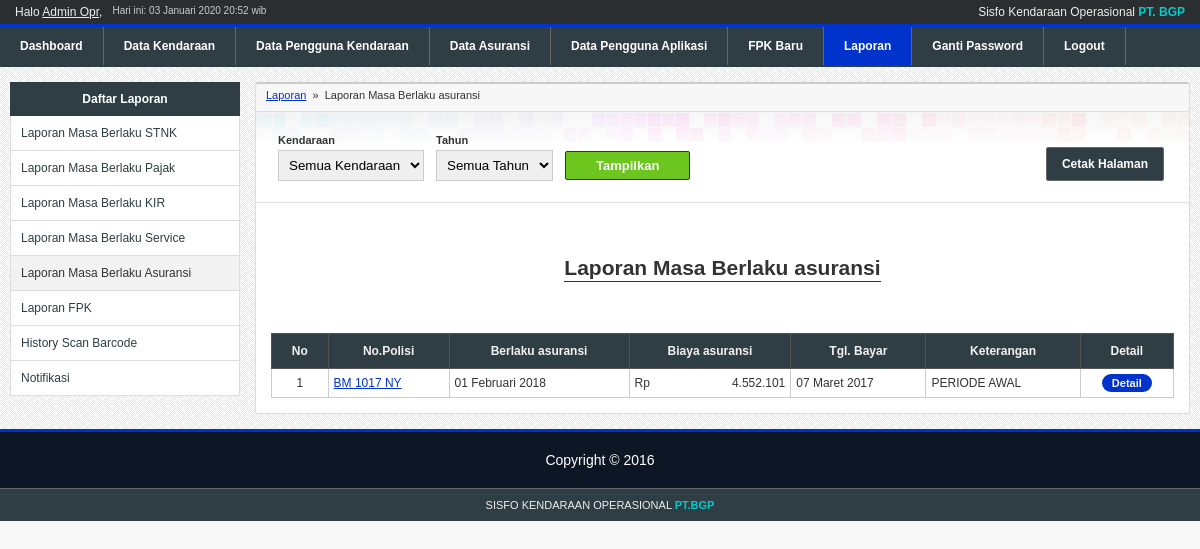
Page /skripsi/apps/laporan/index.php?sub=asuransi.php (signed in) on the committed database.
### tables this page shows
CREATE TABLE IF NOT EXISTS `user` (
  `id_user` tinyint(2) NOT NULL AUTO_INCREMENT,
  `username` varchar(35) NOT NULL,
  `namalengkap` varchar(50) NOT NULL,
  `password` char(40) NOT NULL,
  `tipe_user` enum('manager','admin','slapangan') NOT NULL,
  `no_telp` varchar(14) NOT NULL,
  `terakhir_login` datetime NOT NULL,
  `token` text NOT NULL,
  PRIMARY KEY (`id_user`)
);

CREATE TABLE IF NOT EXISTS `asuransi` (
  `id_asuransi` int(11) NOT NULL AUTO_INCREMENT,
  `id_kendaraan` int(11) NOT NULL,
  `berlaku_asuransi` date NOT NULL,
  `biaya_asuransi` int(8) unsigned DEFAULT NULL,
  `tgl_input` datetime NOT NULL,
  `tgl_pelaksanaan` date DEFAULT NULL,
  `id_user` tinyint(2) NOT NULL,
  `keterangan` varchar(255) DEFAULT NULL,
  `status` enum('history','active') NOT NULL,
  `id_fpk` int(11) NOT NULL,
  `id_master_asuransi` int(11) NOT NULL,
  PRIMARY KEY (`id_asuransi`)
);

CREATE TABLE IF NOT EXISTS `kendaraan` (
  `id_kendaraan` int(11) NOT NULL AUTO_INCREMENT,
  `no_polisi` varchar(12) NOT NULL,
  `nama_stnk` varchar(35) NOT NULL,
  `merk` varchar(25) NOT NULL,
  `jenis` enum('mobil','truk','motor') NOT NULL,
  `tahun_pembuatan` year(4) NOT NULL,
  `no_rangka` varchar(35) NOT NULL,
  `no_mesin` varchar(35) NOT NULL,
  `posisi_stnk` varchar(35) NOT NULL,
  `nama_bpkb` varchar(35) NOT NULL,
  `posisi_bpkb` varchar(35) NOT NULL,
  `status_kendaraan` varchar(10) NOT NULL,
  `id_master_asuransi` tinyint(2) unsigned DEFAULT NULL,
  `id_penggunakendaraan` int(11) NOT NULL,
  PRIMARY KEY (`id_kendaraan`),
  UNIQUE KEY `no_polisi` (`no_polisi`)
);

### skripsi/modules/connect.php (called while the page is built, shortened)
<?php
$connect = mysqli_connect(DB_HOST, DB_USER, DB_PASSWORD);
if($connect){
    function query($sql){
        global $connect;
        $query = mysqli_query($connect, $sql);
        return  $query;
    }
} else {
    die('Unable to connect to '.DB_HOST);
}
?>

### skripsi/modules/library.php (called while the page is built, shortened)
<?php
function monthToId($month){
    switch($month){
        case 1:
            $month = 'Januari';
            break;
        case 2:
            $month = 'Februari';
            break;
        case 3:
            $month = 'Maret';
            break;
    }
    return $month;
}

### skripsi/modules/pagination/paginator.php (called while the page is built, shortened)
<?php
class Paginator{
	private $_perPage;
	private $_instance;
	private $_page;
	public function __construct($perPage,$instance){
		$this->_instance = $instance;
		$this->_perPage = $perPage;
	}
	public function get_start(){
		return ($this->_page * $this->_perPage) - $this->_perPage;
	}
	private function set_instance(){
		$this->_page = (int) (!isset($_GET[$this->_instance]) ? 1 : $_GET[$this->_instance]);
		$this->_page = ($this->_page == 0 ? 1 : $this->_page);
	}
	public function get_limit(){
        	return "LIMIT ".$this->get_start().",$this->_perPage";
        }
}

### skripsi/apps/laporan/asuransi.php (the view, shortened to what this page needs)
<div class="breadcrumb print-hide">
    <a href="<?php echo APPURL;?>/laporan/">Laporan</a> &nbsp;&raquo;&nbsp;
    Laporan Masa Berlaku asuransi
</div>
<div class="print-hide" style="border-bottom:1px solid #ddd;overflow:hidden;margin:15px -20px;padding:0 20px;">
	<ul id="content-menu" style="margin-top:30px">
		<li><a class="btn" href='javascript:print()'>Cetak Halaman</a></li>
	</ul>
	<form method="get" action="" style="float:left">
		<table cellpadding="5">
			<tr>
				<td>
					<div style="font-size:11px;font-weight:bold;margin-bottom:4px;">Kendaraan</div>
					<select name="kendaraan">
						<option value="">Semua Kendaraan</option>
					</select>
				</td>
				<td>
					<div style="font-size:11px;font-weight:bold;margin-bottom:4px;">Tahun</div>
					<select name="tahun">
						<option value="">Semua Tahun</option>
					</select>
				</td>
				<td>
					<div style="font-size:11px;font-weight:bold;margin-bottom:4px;">&nbsp;</div>
					<input type="submit" value="Tampilkan"/>
				</td>
			</tr>
		</table>
	</form>
</div>
<?php
$title = '';
?>
<h2 class="content-title"><span>Laporan Masa Berlaku asuransi<?php echo ($title ? '<br/>'.$title : '');?></span></h2>
<table border="1" class="list">
<tr>
	<th>No</th>
	<th>No.Polisi</th>
    <th>Berlaku asuransi</th>
    <th>Biaya asuransi</th>
	<th>Tgl. Bayar</th>
    <th>Keterangan</th>
	<th class="print-hide">Detail</th>
</tr>
<?php
$whereClause = '';
$sql = "SELECT *
		FROM asuransi AS s
		JOIN kendaraan AS k ON s.id_kendaraan = k.id_kendaraan
		$whereClause
		ORDER BY berlaku_asuransi DESC";
$query = query($sql);
$totalRows = mysqli_num_rows($query);
$limit = 5;
$pages = new Paginator($limit, 'page');
$pages->set_total($totalRows);
$sql .= ' '.$pages->get_limit();
$query = query($sql);
$no = 1 + (( ($_GET['page'] ?  $_GET['page'] : 1) - 1) * $limit);
if($totalRows == 0){
	?>
	<tr>
		<td colspan="7" class="nodata">Belum ada data</td>
	</tr>
	<?php
} else {
	while($data = mysqli_fetch_array($query)){
        $angka = $data['biaya_asuransi'];
        $jumlah_desimal =0;
        $pemisah_desimal =",";
        $pemisah_ribuan =".";
		?>
		<tr class="<?php echo $data['status'];?>">
			<td align="center"><?php echo $no;?></td>
			<td><a href="javascript:void(0)" onClick="return popup('<?php echo BASEURL;?>/apps/kendaraan/detail.php?id_kendaraan=<?php echo $data['id_kendaraan'];?>', 'Detail Kendaraan', 500, 500)"><?php echo $data['no_polisi'];?></a></td>
			<td><?php echo date("d",strtotime($data['berlaku_asuransi'])) .' '.monthToId(date('m', strtotime($data['berlaku_asuransi']))). ' '.date('Y', strtotime($data['berlaku_asuransi']));?></td>
			<td align="right"><span style="float:left">Rp</span><?php echo number_format($angka, $jumlah_desimal, $pemisah_desimal, $pemisah_ribuan); ?></td>
			<td><?php echo date("d",strtotime($data['tgl_pelaksanaan'])) .' '.monthToId(date('m', strtotime($data['tgl_pelaksanaan']))). ' '.date('Y', strtotime($data['tgl_pelaksanaan']));?></td>
			<td>
				<?php
				if($data['keterangan']==NULL){
					echo "-";
				}
				else{
					echo $data['keterangan'];
				}
				?>
			</td>
			<td align="center"  class="print-hide"><a class="btn" href="?sub=asuransi_detail.php&id=<?php echo $data['id_fpk'];?>">Detail</a></td>
		</tr>
		<?php
		++$no;
	}
}
?>
</table>

### skripsi/apps/components/header.php
<?php
$sql = "SELECT * FROM user WHERE id_user='{$_SESSION['id_user']}'";
$query = query($sql);
$data = mysqli_fetch_array($query);
?>
<div id="header">
    <div id="top-bar">
        <div id="hello"><?php echo 'Halo <u>'.$data['namalengkap'].'</u>';?>, </div>
        <div id="date">Hari ini: <?php echo date('d'),' ',monthToId(date('m')),' ', date('Y H:i');?> wib</div>
        <div id="appname">Sisfo Kendaraan Operasional <b>PT. BGP</b></div>
    </div>
    <ul id="menu">
        <?php $totalNewFPK =  countFPK();?>
        <li<?php echo $page == 'home' ? ' class="active"':'';?>><a href="<?php echo APPURL;?>/home/">Dashboard</a><li>
        <li<?php echo $page == 'kendaraan' ? ' class="active"':'';?>><a href="<?php echo APPURL;?>/kendaraan/">Data Kendaraan</a><li>
        <li<?php echo $page == 'penggunakendaraan' ? ' class="active"':'';?>><a href="<?php echo APPURL;?>/penggunakendaraan/">Data Pengguna Kendaraan</a><li>
        <li<?php echo $page == 'asuransi' ? ' class="active"':'';?>><a href="<?php echo APPURL;?>/asuransi/">Data Asuransi</a><li>
        <li<?php echo $page == 'penggunaaplikasi' ? ' class="active"':'';?>><a href="<?php echo APPURL;?>/penggunaaplikasi/">Data Pengguna Aplikasi</a><li>
        <li<?php echo $page == 'fpk' ? ' class="active"':'';?>><a href="<?php echo APPURL;?>/fpk/">FPK Baru<?php echo $totalNewFPK > 0 ? '<span class="notif">'.$totalNewFPK.'</span>':''?></a><li>
        <li<?php echo $page == 'laporan' ? ' class="active"':'';?>><a href="<?php echo APPURL;?>/laporan/">Laporan</a><li>
        <li<?php echo $page == 'changepassword' ? ' class="active"':'';?>><a href="<?php echo APPURL;?>/changepassword/">Ganti Password</a><li>
        <li><a href="<?php echo APPURL;?>/login/logout.php">Logout</a><li>
    </ul>
</div>

### skripsi/css/style.css (style rules this page uses)
html, body { padding:0; margin:0; }
body { font-size:9pt; background-color:#f8f8f8; color:#333; font-family: arial; font-size: 14px; }
input[type=text], input[type=password], select, textarea { padding:6px; border:1px solid #ccc; }
input[type=submit], input[type=reset] { padding:6px 14px; }
input[type=submit] { background-color:#6cc61d; border:1px solid #333; color:#f9f9f9; padding:6px 30px; font-size: 13px; cursor:pointer; border-radius:2px; font-weight: bold; }
.breadcrumb { font-size:11px; background-color:#f7f7f7; padding:10px 15px; margin:-20px -20px 0 -20px; border-bottom:1px solid #ddd }
#top-bar { color:#eee; background-color:#2b2e30; padding:5px 15px; font-size:12px; overflow:hidden; }
#top-bar #appname { float:right; }
#top-bar #appname b { color:#00CCCC; }
#top-bar #hello, #top-bar #date { float:left; }
#top-bar #date { color:#ccc; margin-left:10px; font-size:10px; }
#menu { border-top:3px solid #0033CC; border-bottom:2px solid #2F3D44; background-color:#2F3D44; color:#fff; padding:0; margin:0; display:block; width: 100%; }
#menu li { display:inline-block; list-style-type:none; }
#menu li a { color:#fff; font-weight: bold; text-decoration:none; font-family:arial; display:block; padding:12px 20px; border-right:1px solid #666; font-size:12px; position:relative }
#menu li.active { background-color:#0033CC; }
a { color:#0033CC; }
table.list { border-collapse: collapse; width:100%; background-color:#fff; }
table.list th { background-color:#2F3D44; color:#f2f2f2; font-weight:bold; border:1px solid #555; font-size:12px; padding:10px; }
table.list td { border:1px solid #ccc; font-size:12px; padding:7px 5px; }
table.list td a.btn { background-color:#0033CC; color:#f8f8f8; font-size:11px; padding:3px 10px; text-decoration:none; border-radius:10px; -moz-border-radius:10px; -webkit-border-radius:10px; -o-border-radius:10px; font-weight:bold; }
h2.content-title { text-align:center; margin:50px 0; line-height:30px; }
h2.content-title span { border-bottom:1px solid #333; padding-bottom:2px; }
#content-menu { padding:0; margin:15px 0 20px 0; float:right; }
#content-menu li { display:inline-block; margin-right:10px; }
#content-menu li a { padding:9px 15px; background-color:#2F3D44; border:1px solid #666; border-radius:3px; color:#fff; text-decoration:none; font-size:12px; font-weight: bold; }

### rows in the picture
user: namalengkap "Admin Opr"
asuransi: id_kendaraan.no_polisi "BM 1017 NY", berlaku_asuransi "01", berlaku_asuransi "Februari", berlaku_asuransi "2018", biaya_asuransi "4.552.101", tgl_pelaksanaan "07", tgl_pelaksanaan "Maret", tgl_pelaksanaan "2017", keterangan "PERIODE AWAL"
